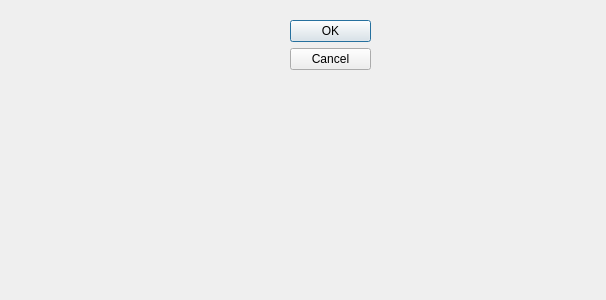
<?xml version="1.0" encoding="UTF-8"?>
<ui version="4.0">
 <class>urlchange</class>
 <widget class="QDialog" name="urlchange">
  <property name="geometry">
   <rect>
    <x>0</x>
    <y>0</y>
    <width>606</width>
    <height>300</height>
   </rect>
  </property>
  <property name="windowTitle">
   <string>Dialog</string>
  </property>
  <widget class="QDialogButtonBox" name="buttonBox">
   <property name="geometry">
    <rect>
     <x>290</x>
     <y>20</y>
     <width>81</width>
     <height>241</height>
    </rect>
   </property>
   <property name="orientation">
    <enum>Qt::Vertical</enum>
   </property>
   <property name="standardButtons">
    <set>QDialogButtonBox::Cancel|QDialogButtonBox::Ok</set>
   </property>
  </widget>
 </widget>
 <resources/>
 <connections>
  <connection>
   <sender>buttonBox</sender>
   <signal>accepted()</signal>
   <receiver>urlchange</receiver>
   <slot>accept()</slot>
   <hints>
    <hint type="sourcelabel">
     <x>248</x>
     <y>254</y>
    </hint>
    <hint type="destinationlabel">
     <x>157</x>
     <y>274</y>
    </hint>
   </hints>
  </connection>
  <connection>
   <sender>buttonBox</sender>
   <signal>rejected()</signal>
   <receiver>urlchange</receiver>
   <slot>reject()</slot>
   <hints>
    <hint type="sourcelabel">
     <x>316</x>
     <y>260</y>
    </hint>
    <hint type="destinationlabel">
     <x>286</x>
     <y>274</y>
    </hint>
   </hints>
  </connection>
 </connections>
</ui>
